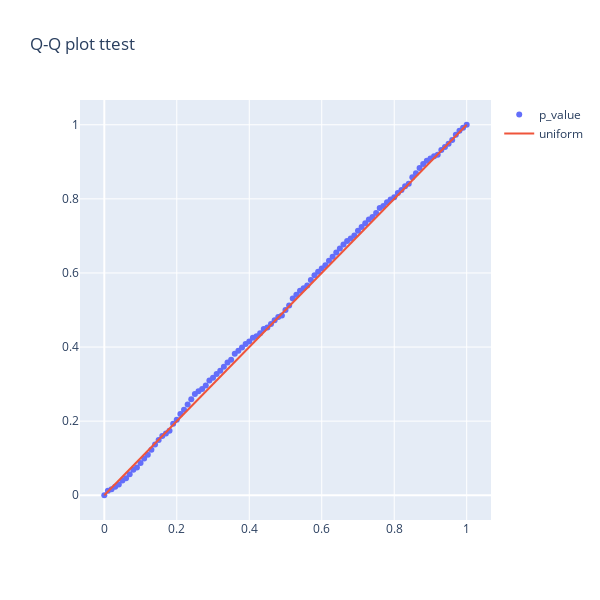

Here is the notebook cell this chart was saved with:
### Code cell
fig = go.Figure([go.Scatter(x=x, y=probs_ttest, mode="markers", name="p_value"),
                 go.Scatter(x=x, y=x, mode="lines", name="uniform")])
fig.update_layout(height=600, width=600, title="Q-Q plot ttest")
